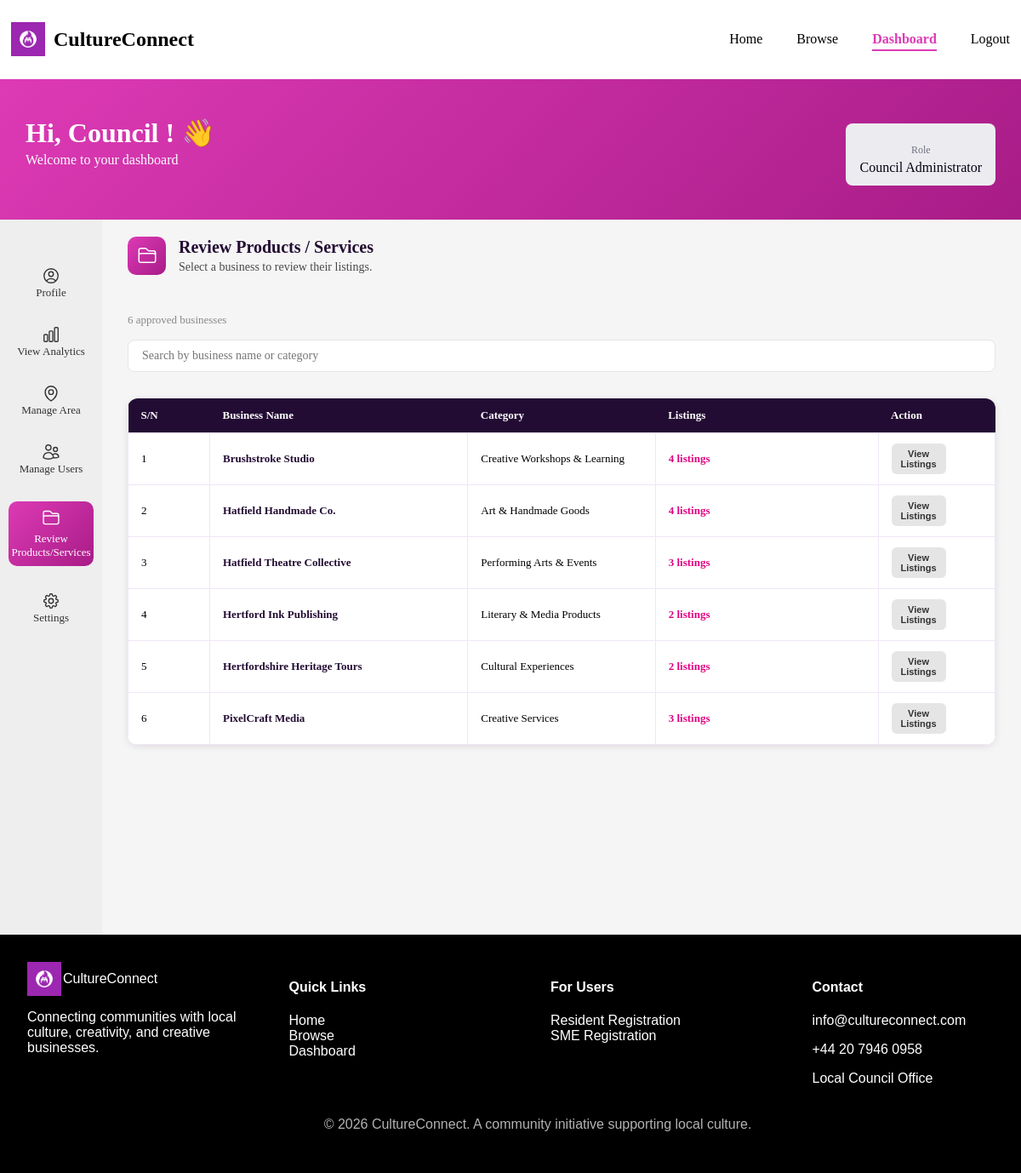
The page /frontend/pages/dashboard.php?page=manage-listings (signed in) on the database its author committed.
### tables this page shows
CREATE TABLE `sme_profiles` (
  `sme_id` int(11) NOT NULL,
  `business_name` varchar(150) NOT NULL,
  `approval_status` enum('pending','approved','rejected') NOT NULL,
  `created_at` timestamp NOT NULL DEFAULT current_timestamp(),
  `area_id` int(11) NOT NULL,
  `description` text NOT NULL,
  `phone` varchar(20) NOT NULL,
  `user_id` int(11) NOT NULL,
  `subcategory_id` int(11) NOT NULL
);

CREATE TABLE `product_service_subcategories` (
  `subcategory_id` int(11) NOT NULL,
  `category_id` int(11) NOT NULL,
  `subcategory_name` varchar(100) NOT NULL
);

### frontend/pages/manage-listings.php (the view, shortened to what this page needs)
<?php
$ml_role          = $_SESSION['user_role'];
$ml_is_council    = in_array($ml_role, ['Council Administrator', 'Council Member']);
$ml_businesses = [];
if ($ml_is_council) {
    $biz_r = mysqli_query($conn, "
        SELECT sp.sme_id, sp.business_name,
               psc.subcategory_name,
               COUNT(l.listing_id) AS listing_count
        FROM sme_profiles sp
        LEFT JOIN listings l                        ON sp.sme_id         = l.sme_id
        LEFT JOIN product_service_subcategories psc ON sp.subcategory_id = psc.subcategory_id
        WHERE sp.approval_status = 'approved'
        GROUP BY sp.sme_id
        ORDER BY sp.business_name ASC
    ");
    while ($row = mysqli_fetch_assoc($biz_r)) $ml_businesses[] = $row;
}
?>
<div class="ml-page">
<?php
    include '../components/section_header.php';
?>
<?php if ($ml_is_council) : ?>
<div class="ml-toolbar">
    <div class="ml-count-label"><?= count($ml_businesses) ?> approved business<?= count($ml_businesses) !== 1 ? 'es' : '' ?></div>
</div>
<div class="search-container" style="margin-bottom:1rem;">
    <input type="text" id="ml-biz-search" placeholder="Search by business name or category" onkeyup="mlFilterBusinesses()">
</div>
<div class="ml-table-wrapper">
    <table class="ml-table">
        <thead>
            <tr>
                <th>S/N</th>
                <th>Business Name</th>
                <th>Category</th>
                <th>Listings</th>
                <th>Action</th>
            </tr>
        </thead>
        <tbody>
            <?php if (empty($ml_businesses)) : ?>
            <tr><td colspan="5" style="text-align:center;padding:2rem;color:#9ca3af;">No approved businesses found.</td></tr>
            <?php else : ?>
            <?php foreach ($ml_businesses as $i => $biz) : ?>
            <tr id="ml-biz-row-<?= $biz['sme_id'] ?>">
                <td><?= $i + 1 ?></td>
                <td class="ml-title-cell"><?= htmlspecialchars($biz['business_name']) ?></td>
                <td><?= htmlspecialchars($biz['subcategory_name'] ?? '—') ?></td>
                <td class="ml-price-cell"><?= intval($biz['listing_count']) ?> listing<?= $biz['listing_count'] != 1 ? 's' : '' ?></td>
                <td>
                    <button class="ml-view-btn" onclick="mlLoadBizListings(<?= $biz['sme_id'] ?>, '<?= htmlspecialchars(addslashes($biz['business_name'])) ?>')">
                        View Listings
                    </button>
                </td>
            </tr>
            <?php endforeach; ?>
            <?php endif; ?>
        </tbody>
    </table>
</div>
<?php endif; ?>
</div>

### rows shown on the page
sme_profiles: business_name "Brushstroke Studio", subcategory.subcategory_name "Creative Workshops & Learning", listing_count "4"
sme_profiles: business_name "Hatfield Handmade Co.", subcategory.subcategory_name "Art & Handmade Goods", listing_count "4"
sme_profiles: business_name "Hatfield Theatre Collective", subcategory.subcategory_name "Performing Arts & Events", listing_count "3"
sme_profiles: business_name "Hertford Ink Publishing", subcategory.subcategory_name "Literary & Media Products", listing_count "2"
sme_profiles: business_name "Hertfordshire Heritage Tours", subcategory.subcategory_name "Cultural Experiences", listing_count "2"
sme_profiles: business_name "PixelCraft Media", subcategory.subcategory_name "Creative Services", listing_count "3"

### other values the page prints
$_SESSION['first_name'] "Council"
$_SESSION['user_role'] "Council Administrator"
$title "Review Products / Services"
$subtitle "Select a business to review their listings."
count($ml_businesses) "6"
